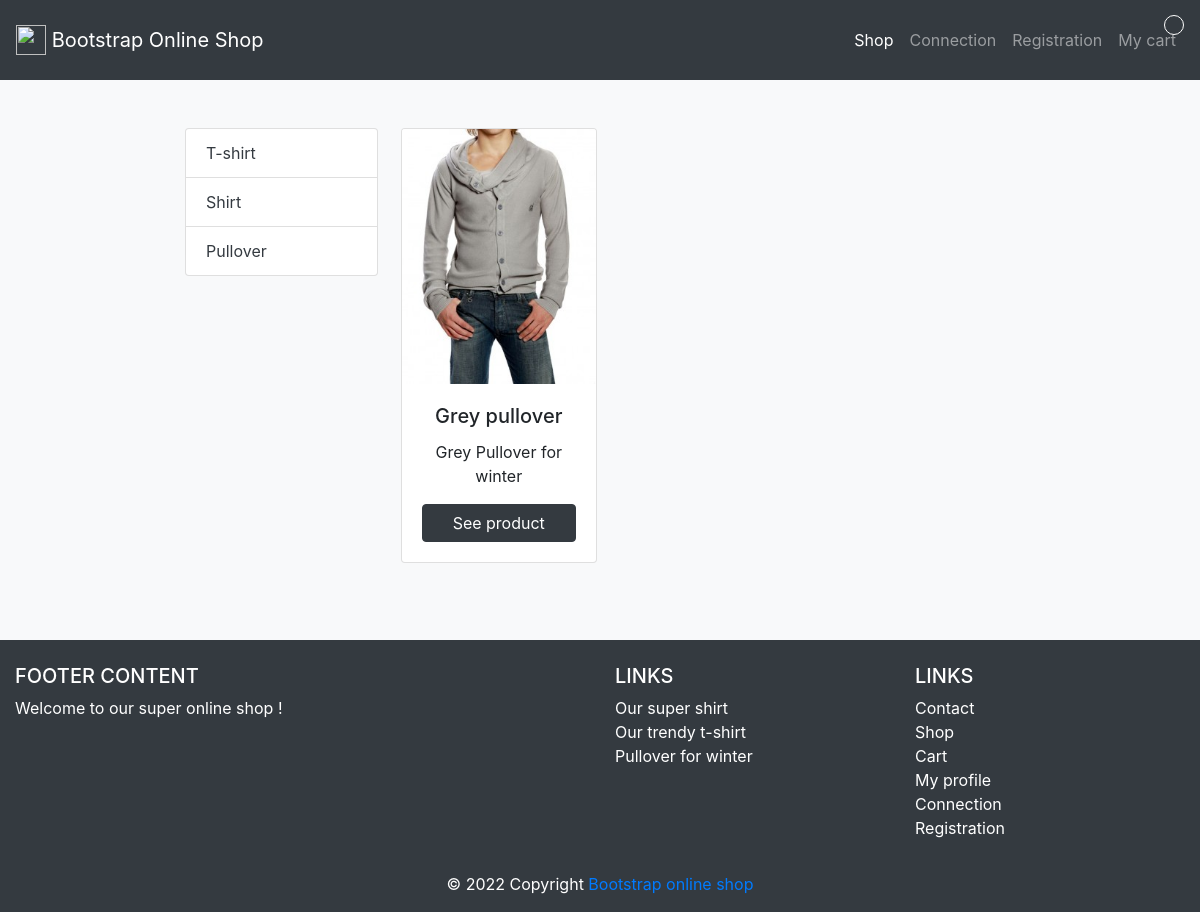
The page /?category=Pullover on the database its author committed.
### tables this page shows
CREATE TABLE `products` (
  `id_product` int(3) NOT NULL,
  `reference` varchar(20) NOT NULL,
  `category` varchar(20) NOT NULL,
  `title` varchar(100) NOT NULL,
  `description` text NOT NULL,
  `color` varchar(20) NOT NULL,
  `size` varchar(5) NOT NULL,
  `public` enum('m','f','all') NOT NULL,
  `picture` varchar(250) NOT NULL,
  `price` int(3) NOT NULL,
  `stock` int(3) NOT NULL
);

### index.php (the view, shortened to what this page needs)
<?php
require_once("inc/init.php");
$stmt = $pdo->query("SELECT DISTINCT(category) FROM products");
if (isset($_GET["category"])) {
    $category = $_GET["category"];
    $stmt2 = $pdo->query("SELECT * FROM products WHERE category = '$category'");
}
require_once("inc/header.php");
?>
<div class="col-md-3">
    <ul class="list-group">
        <?php while ($category = $stmt->fetch(PDO::FETCH_ASSOC)) { ?>
            <li class="list-group-item">
                <a class="text-dark" href="?category=<?= $category["category"]; ?>">
                    <?= $category["category"]; ?>
                </a>
            </li>
        <?php } ?>
    </ul>
</div>
<div class="row col-md-9">
    <?php if (isset($_GET["category"])) {
        while ($product = $stmt2->fetch(PDO::FETCH_ASSOC)) { ?>
            <div class="col-md-4 pr-2 pl-2 pb-2">
                <div class="card">
                    <img src="<?= $product["picture"]; ?>"
                        class="card-img-top <?= $product['stock'] == 0 ? "unavailable" : ""; ?>"
                        alt="<?= $product["description"]; ?>">
                    <div class="card-body">
                        <h5 class="card-title text-center">
                            <?= $product["title"]; ?>
                        </h5>
                        <p class="card-text text-center">
                            <?= $product["description"]; ?>
                        </p>
                        <a href="product_info.php?id_product=<?= $product["id_product"]; ?>"
                            class="btn btn-dark d-flex justify-content-center">See
                            product</a>
                    </div>
                </div>
            </div>
        <?php } ?>
    <?php } ?>
</div>
<?php
require_once("inc/footer.php");
?>

### css/style.css (style rules this page uses)
.card { position: relative; }

### rows shown on the page
products: picture (picture), title "Grey pullover", description "Grey Pullover for winter"

### other values the page prints
$category["category"] "T-shirt"
$category["category"] "Shirt"
$category["category"] "Pullover"
